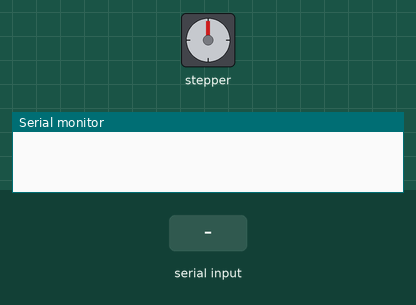
Recording of a sketch running on a simulated Arduino Uno, built with avr-gcc and run on an emulated ATmega328P. On the bench: stepper motor, the last lines printed to the serial monitor. Wiring (inferred from the names in the program): stepper motor driver (200 steps per turn assumed): step pin 2; direction pin 3; enable pin 4. The test bench sets the inputs (shaded band).

Above: at 1.2 s.
1.3 s: "S" received over Serial
At 5.3 s:
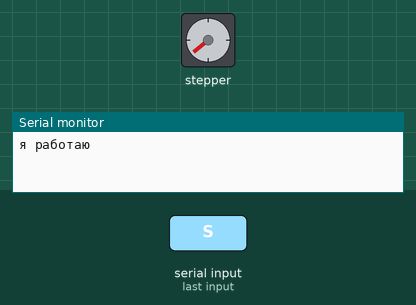
8.8 s: "S" received over Serial
At 11.8 s:
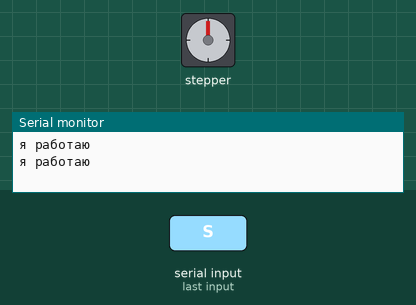
Timing chart, 0 to 22.8 s (numbered marks = the images above; inputs shaded):
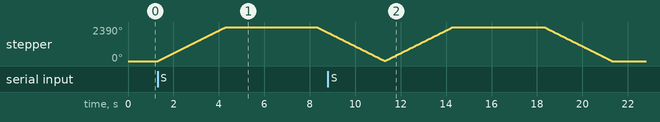

The sketch:

one_stepper_motion.ino
```cpp
//Пины управления шаговиком
#define STEP_PIN         2
#define DIR_PIN          3
#define ENABLE_PIN       4

//Пин кнопки
#define start_button 6

//Здесь можно настроить время поворота и паузы
#define move_forward_time 3000    //время прямого хода в мсек
#define move_back_time 3000       //время обратного хода в мсек
#define pause_time 4000           //время паузы в мсек
#define frequency 2250            //Время между импульсами в мксек. 1000 мксек = 1 мсек = 0.001 сек. Частота следования импульсов 1/0.001 = 1 кГц,
//Не рекомендуется устанавливать время меньше 100 мсек, т.к. частота будет 10 кГц

//Таймер для millis()
uint32_t timer = 0;

//Логический флаг для рабочего режима
bool flag = 0;

char incomingByte = '0';

void setup() {
    //Подтягиваем кнопку к питанию
  Serial.begin(9600);
  pinMode(STEP_PIN   , OUTPUT);       //Настраиваем пины управления
  pinMode(DIR_PIN    , OUTPUT);
  pinMode(ENABLE_PIN , OUTPUT);

  digitalWrite(ENABLE_PIN , HIGH);    //Выключаем мотор, чтобы не грелся
}

void loop () {
  incomingByte = Serial.read();
  if(incomingByte == 'S') {       //Если нажали на кнопку
    digitalWrite(ENABLE_PIN , LOW);       //Включаем мотор
    flag = 1;                             //Активируем флаг рабочего режима
    timer = millis();
    Serial.println("я работаю");                 //Запускаем таймер
  }

  if (flag) {                                 //Если флаг активирован
    digitalWrite(DIR_PIN    , HIGH);         //Задаем направление вращения

    //    for (int i = 0; i < 200; i++) {          //Выполняем нужное число шагов 200*16 = 3200 шагов оборот
    //      digitalWrite(STEP_PIN    , HIGH);
    //      delayMicroseconds(frequency);
    //      digitalWrite(STEP_PIN    , LOW);
    //    }
    //    flag = 0;

    do {                                      //Крутим движок move_forward_time мсек
      digitalWrite(STEP_PIN    , HIGH);
      delayMicroseconds(frequency);
      digitalWrite(STEP_PIN    , LOW);
    } while (millis() - timer < move_forward_time);

    delay(pause_time);                        //Пауза pause_time мсек
    timer = millis();                         //Снова запускаем таймер
    digitalWrite(DIR_PIN    , LOW);        //Крутим движок move_back_time мсек
    do {
      digitalWrite(STEP_PIN    , HIGH);
      delayMicroseconds(frequency);
      digitalWrite(STEP_PIN    , LOW);
    } while (millis() - timer < move_back_time);
    flag = 0;                                 //Гасим флаг
    digitalWrite(ENABLE_PIN , HIGH);        //Выключаем движок, чтобы не грелся
  }
}
```

Measured:
- after the input at 1.3 s, stepper: turns 2390° clockwise in 3.0 s, then 391° counter-clockwise in 0.49 s
